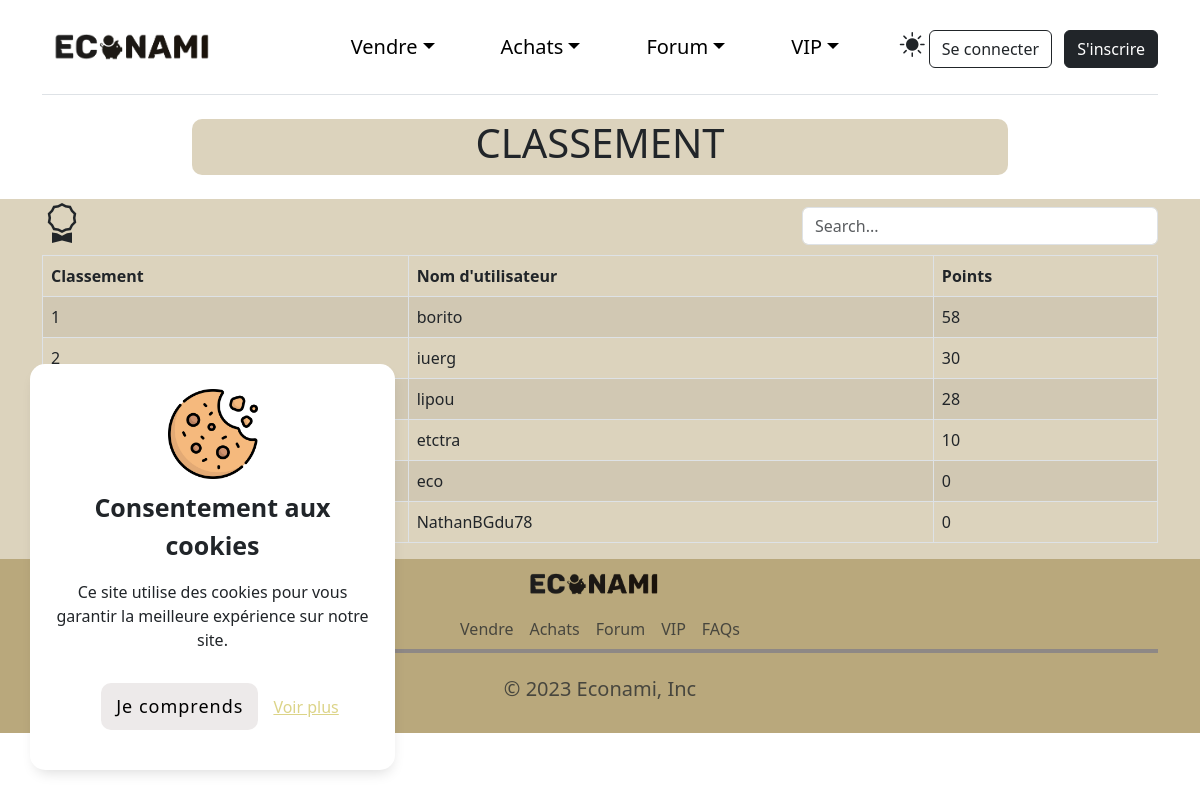
Page /classement.php on the committed database.
### tables this page shows
CREATE TABLE `users` (
  `id` int(11) NOT NULL AUTO_INCREMENT,
  `age` varchar(10) DEFAULT NULL,
  `points` int(11) DEFAULT 0,
  `email` varchar(255) DEFAULT NULL,
  `password` varchar(255) DEFAULT NULL,
  `pseudo` varchar(50) DEFAULT NULL,
  `image` varchar(255) DEFAULT NULL,
  `nom` varchar(50) DEFAULT NULL,
  `prenom` varchar(50) DEFAULT NULL,
  `newsletter` varchar(5) DEFAULT NULL,
  `type` int(11) DEFAULT 0,
  `solde` float DEFAULT 0,
  PRIMARY KEY (`id`)
);

### classement.php (the view, shortened to what this page needs)
<?php session_start();
include('include/db.php');
$q = 'SELECT pseudo, points, ROW_NUMBER() OVER (ORDER BY points DESC) AS classement
FROM users
ORDER BY points DESC
LIMIT 100';
$req = $bdd->prepare($q);
$req->execute();
$req_classementUsers = $req->fetchAll();
include('include/head.php');
?>
 </head>
 <?php
		if(isset($_COOKIE['theme'])){
			if($_COOKIE["theme"] == "dark") {
				$background_white = "#454D67";
				$background_marron = "#92A7B0";
				$background_marronClaire = "#3B5D6B";
				$background_Jaune= "#92A7B0";
				$background_PAG= "#92A7B0";
				$background_btn = "#585A56";
				$border_btn = "#585A56";
			} else {
				$background_white = "white";
				$background_marron = "rgba(185, 168, 124)";
				$background_marronClaire = "rgba(185, 168, 124, 0.5)";
				$background_Jaune= "#DCD488";
				$background_btn = "#B9A87C";
				$border_btn = "#B9A87C";
			}
		}else{
			$background_white = "white";
			$background_marronClaire = "rgba(185, 168, 124, 0.5)";
		}
	?>
<body style="background-color: <?= $background_white?>;">
	<?php include 'include/header.php' ?>
	<main>
		<div class="row">
			<div class="col-2"></div>
			<div class="col-8 mb-4" style="background-color: <?= $background_marronClaire?>; border-radius: 10px;">
				<h1 class="text-center">
					CLASSEMENT
				</h1>
			</div>
		</div>
		<div class="container-fluid" style="background-color: <?= $background_marronClaire?>;">
			<div class="container">
				<div class="row forum__accueil__line">
					<div class="col-8">
						<h1 class="forum__accueil__h1">
							<i class="bi bi-award"></i>
						</h1>
					</div>
					<div class="col-4">
						<form class="mt-2" role="search">
							<input type="search" class="form-control" placeholder="Search..." id="search_user_input" aria-label="Search"oninput="searchUser()">
						</form>
					</div>
				</div>
				<div class="row" id="users_list">
					<div class="col-12">
						<table class="table table-striped table-bordered">
							<thead>
								<tr>
									<th scope="col">Classement</th>
									<th scope="col">Nom d'utilisateur</th>
									<th scope="col">Points</th>
								</tr>
							</thead>
							<tbody>
								<?php foreach($req_classementUsers as $user): ?>
									<tr>
										<td><?= $user['classement']?></td>
										<td><?= $user['pseudo'] ?></td>
										<td><?= $user['points'] ?></td>
									</tr>
								<?php endforeach; ?>
							</tbody>
						</table>
					</div>
				</div>
			</div>
		</div>
</main>
<?php include 'include/footer.php' ?>
</body>
</html>

### include/head.php (shortened to what this page needs)
<!DOCTYPE html>
<html>
	<head>
		<link rel="stylesheet" href="bootstrap/css/bootstrap.min.css">
		<link rel="stylesheet" type="text/css" href="css/styleindex.css">
		<link rel="stylesheet" type="text/css" href="css/style.css">
		<link rel="stylesheet" type="text/css" href="css/fonts.css">
		<link href="https://cdn.jsdelivr.net/npm/bootstrap@5.3.0-alpha1/dist/css/bootstrap.min.css" rel="stylesheet">
		<link rel="stylesheet"
		href="https://cdnjs.cloudflare.com/ajax/libs/OwlCarousel2/2.3.4/assets/owl.theme.default.min.css"
 />
    	<link rel="stylesheet" href="https://cdn.jsdelivr.net/npm/bootstrap-icons@1.10.3/font/bootstrap-icons.css">
	</head>

### include/header.php (shortened to what this page needs)
<link rel="stylesheet" href="bootstrap/css/bootstrap.min.css">
<link rel="stylesheet" type="text/css" href="css/style.css">
<link rel="stylesheet" type="text/css" href="css/light.css">
<link rel="stylesheet" href="https://cdn.jsdelivr.net/npm/bootstrap-icons@1.3.0/font/bootstrap-icons.css" />
<?php if(isset($_SESSION['email'])){ ?>
<?php
include('include/db.php');
if(isset($_SESSION['id'])){
	$q = 'SELECT * FROM users WHERE id = ?';
	$req = $bdd->prepare($q);
	$req->execute([$_SESSION['id']]);
	$avatar = $req->fetch();
}
$chemin_avatar = null;
if(isset($avatar['image'])){
	$chemin_avatar = 'avatar/' .  $avatar['image'];
}else{
	$chemin_avatar = 'avatar/defaut/icon_profil.svg';
}
?>
	<div class="container">
<header class="d-flex flex-wrap align-items-center justify-content-center justify-content-md-between py-3 mb-4 border-bottom">
		<a href="index.php" class="d-flex align-items-center col-md-3 mb-2 mb-md-0 text-dark text-decoration-none">
			<img class="bi me-2" src="images/econami.png" alt="Logo econami" height="60px">
		</a>
		<nav class="navbar navbar-expand-lg">
			<button class="navbar-toggler" type="button" data-bs-toggle="collapse" data-bs-target="#navbarNav" aria-controls="navbarNav" aria-expanded="false" aria-label="Toggle navigation">
                <img src="images/burger_menu.svg">
            </button>
            <div class="collapse navbar-collapse" id="navbarNav">
				<ul class="nav col-12 col-md-auto mb-2 mb-md-0">
				<li>
					<a id="titreC" style="color: black;" class="nav-link px-2 link space nav-link dropdown-toggle size">Vendre</a>
					<ul class="sub-menu dropdown-menu">
						<li>
							<a href="vente.php" title="Ouvrir" class="dropdown dropdown-item">Déposer une annonce</a>
						</li>
						<li>
							<a href="vente_info.php" title="Ouvrir" class="dropdown dropdown-item">Info</a>
						</li>
					</ul>
				</li>
				<li>
					<a style="color: black;" class="nav-link px-2 link space nav-link dropdown-toggle size">Achats</a>
					<ul class="sub-menu dropdown-menu">
						<li>
							<a href="achats.php" title="Ouvrir" class="dropdown dropdown-item">Recherche</a>
						</li>
						<li>
							<a href="achatsTop.php" title="Ouvrir" class="dropdown dropdown-item">TOP</a>
						</li>
						<li>
							<a href="achats_ventePrivee.php" title="Ouvrir" class="dropdown dropdown-item">Vente privée</a>
						</li>
					</ul>
				</li>
				<li>
					<a style="color: black;" class="nav-link px-2 link space nav-link dropdown-toggle size">Forum</a>
					<ul class="sub-menu dropdown-menu">
						<li>
							<a href="forum_accueil.php" title="Ouvrir" class="dropdown dropdown-item">Accueil</a>
						</li>
						<li>
							<a href="forum.php" title="Ouvrir" class="dropdown dropdown-item">Catégories</a>
						</li>
						<li>
							<a href="forum_question.php" title="Ouvrir" class="dropdown dropdown-item">Questions</a>
						</li>
					</ul>
				</li>
				<li>
					<a style="color: black;" class="nav-link px-2 link nav-link dropdown-toggle size">VIP</a>
					<ul class="sub-menu dropdown-menu">
						<li>
							<a href="point.php" title="Ouvrir" class="dropdown dropdown-item">Points</a>
						</li>
						<li>
							<a href="AvantageVip.php" title="Ouvrir" class="dropdown dropdown-item">Avantage</a>
						</li>
						<li>
							<a href="classement.php" title="Ouvrir" class="dropdown dropdown-item">Classement</a>
						</li>
					</ul>
				</li>
				</ul>
			</div>
		</nav>
		<div class="col-xl-3 text-end col-md-1 col-3">
			<?php
			if(isset($_SESSION['email'])){
					if(isset($_SESSION['type']) && $_SESSION['type'] === '1'){
						?>
						<div class="dropdown">
          					<a href="#" class="d-block link-dark text-decoration-none dropdown-toggle" data-bs-toggle="dropdown" aria-expanded="false">
            					<img src="<?= $chemin_avatar ?>" alt="mdo" width="32" height="32" class="rounded-circle">
          					</a>
          					<ul class="dropdown-menu text-small end-0 ms-xl-5">
          						<li><div class="dropdown-item">Solde : <?= $avatar['solde'] ?> €</div></li>
          						<li><a class="dropdown-item" href="panier.php">Panier</a></li>
            					<li><a class="dropdown-item" href="profil.php">Profil</a></li>
        					    <li><a class="dropdown-item" href="paramètres.php">Paramètres</a></li>
            					<li><a class="dropdown-item">
            						<?php
            						if(isset($_COOKIE['theme'])){
            							if($_COOKIE["theme"] == "dark"){
            						?>
            							<i class="bi bi-moon light" id="toggleDark"></i>
            						<?php
            							}else{
            						?>
            							<i class="bi bi-brightness-high-fill light" id="toggleDark"></i>
            						<?php
            							}
            						}else{
            							?>
            							<i class="bi bi-brightness-high-fill light" id="toggleDark"></i>
            						<?php
            						}
            						?>
            					</a></li>
            					<li><hr class="dropdown-divider"></li>
            					<li><a href="back_admin.php" class="dropdown-item">Administrateur</a></li>
            					<li><a class="dropdown-item" href="deconnexion.php">Déconnexion</a></li>
          					</ul>
          				</div>
						<?php
					}else{
						?>
						<div class="dropdown">
          					<a href="#" class="d-block link-dark text-decoration-none dropdown-toggle" data-bs-toggle="dropdown" aria-expanded="false">
            					<img src="<?= $chemin_avatar ?>" alt="mdo" width="32" height="32" class="rounded-circle">
          					</a>
          					<ul class="dropdown-menu text-small end-0 ms-xl-5">
          						<li><div class="dropdown-item">Solde : <?= $avatar['solde'] ?> €</div></li>
          						<li><a class="dropdown-item" href="panier.php">Panier</a></li>
            					<li><a class="dropdown-item" href="profil.php">Profil</a></li>
        					    <li><a class="dropdown-item" href="paramètres.php">Paramètres</a></li>
            					<li><a class="dropdown-item">
            						<?php
            						if(isset($_COOKIE['theme'])){
            							if($_COOKIE["theme"] == "dark"){
            						?>
            							<i class="bi bi-moon light" id="toggleDark"></i>
            						<?php
            							}else{
            						?>
            							<i class="bi bi-brightness-high-fill light" id="toggleDark"></i>
            						<?php
            							}
            						}else{
            							?>
            							<i class="bi bi-brightness-high-fill light" id="toggleDark"></i>
            						<?php
            						}
            						?>
            					</a></li>
            					<li><hr class="dropdown-divider"></li>
            					<li><a class="dropdown-item" href="deconnexion.php">Déconnexion</a></li>
          					</ul>
          				</div><?php
					}
				}else{
					echo '<button type="button" class="btn btn-outline-dark me-2"><a href="connexion.php" class="dropdown dropdown-item">Se connecter</a></button>';
					echo '<button type="button" class="btn btn-dark"><a href="inscription.php" class="dropdown dropdown-item">S\'inscrire</a></button>';
				}
			?>
			</div>
		</div>
</header>
</div>
<?php }else{ ?>
<div class="container">
<header class="d-flex flex-wrap align-items-center justify-content-center justify-content-md-between py-3 mb-4 border-bottom">
		<a href="index.php" class="d-flex align-items-center col-md-3 mb-2 mb-md-0 text-dark text-decoration-none">
			<img class="bi me-2" src="images/econami.png" alt="Logo econami" height="60px">
		</a>
		<nav class="navbar navbar-expand-lg">
        <div class="collapse navbar-collapse" id="navbarNav">
			<ul class="nav col-12 col-md-auto mb-2 justify-content-center mb-md-0">
				<li>
					<a style="color: black;" class="nav-link px-2 link space nav-link dropdown-toggle size">Vendre</a>
				</li>
				<li>
					<a style="color: black;" class="nav-link px-2 link space nav-link dropdown-toggle size">Achats</a>
				</li>
				<li>
					<a style="color: black;" class="nav-link px-2 link space nav-link dropdown-toggle size">Forum</a>
				</li>
				<li>
					<a style="color: black;" class="nav-link px-2 link nav-link dropdown-toggle size">VIP</a>
				</li>
			</ul>
		</div>
		</nav>
		<div class="col-md-3 text-end">
			<?php
			if(isset($_COOKIE['theme'])){
				if($_COOKIE["theme"] == "dark"){
					?>
					<i class="bi bi-moon light" id="toggleDark"></i>
					<?php
				}else{
					?>
					<i class="bi bi-brightness-high-fill light" id="toggleDark"></i>
					<?php
				}
			}else{
				?>
				<i class="bi bi-brightness-high-fill light" id="toggleDark"></i>
				<?php
			}
			?>
			<button type="button" class="btn btn-outline-dark me-2"><a href="connexion.php" class="dropdown dropdown-item">Se connecter</a></button>
			<button type="button" class="btn btn-dark"><a href="inscription.php" class="dropdown dropdown-item">S'inscrire</a></button>
		</div>
</header>
</div>
<?php } ?>

### include/footer.php (shortened to what this page needs)
<?php
if(isset($_COOKIE['accept_cookie'])){
  $showcookie = false;
}else{
  $showcookie = true;
}
if($showcookie){ ?>
  <div class="wrapper_cookie" style="
  <?php
  if(isset($_COOKIE['theme']) && $_COOKIE['theme'] == "dark"){
    ?>
    background-color: <?= $background_white ?>;
    <?php
  }
  ?>
  ">
    <img src="images/cookie.png" alt="cookie">
    <div class="content">
      <p class="head_cookie">Consentement aux cookies</p>
      <p>Ce site utilise des cookies pour vous garantir la meilleure expérience sur notre site.</p>
      <div class="buttons_cookie">
        <button class="btn__link" style="padding: 10px 15px; font-weight: 500;">Je comprends</button>
        <a href="" class="item_cookie" style="
        <?php
        if(isset($_COOKIE['theme']) && $_COOKIE['theme'] == "dark"){
          ?>
          color: <?= $background_Jaune ?>;
          <?php
        }
        ?>
        " data-bs-toggle="modal" data-bs-target="#exampleModal">Voir plus</a>
      </div>
    </div>
  </div>
<?php
}
?>
<footer style="
<?php
if(isset($_COOKIE['theme']) && $_COOKIE['theme'] == "dark"){
  ?>
  background-color: <?= $background_marron ?>;
  <?php
}else{
?>
  background-color: rgb(185, 168, 124);
<?php
}
?>
">
  <div class="container">
    <div class="col-12 text-center">
      <a href="index.php" class="">
        <img class="bi me-2" src="images/econami.png" alt="Logo econami" height="50px">
     </a>
    </div>
    <ul class="nav justify-content-center">
      <li class="nav-item"><a href="vente.php" class="nav-link px-2 text-muted">Vendre</a></li>
      <li class="nav-item"><a href="achats.php" class="nav-link px-2 text-muted">Achats</a></li>
      <li class="nav-item"><a href="forum_accueil.php" class="nav-link px-2 text-muted">Forum</a></li>
      <li class="nav-item"><a href="point.php" class="nav-link px-2 text-muted">VIP</a></li>
      <li class="nav-item"><a href="forum_question.php" class="nav-link px-2 text-muted">FAQs</a></li>
    </ul>
    <div class="line_footer"></div>
    <br>
    <h5 class="text-center text-muted">© 2023 Econami, Inc</h5>
    <br>
  </div>
</footer>

### css/styleindex.css (style rules this page uses)
body { overflow-x: hidden; }

### css/style.css (style rules this page uses)
header li a { display: block; padding: 20px; margin-right: 10px; }
.space { display: block; margin-right: 50px; }
header li a { display: block; padding: 20px; }
.size { font-size: 20px; }

### css/light.css (style rules this page uses)
.light { font-size: 25px; cursor: pointer; transform: translate(-50%, -50%); }

### classement.php (style rules this page uses)
body { overflow-x: hidden; }

### include/footer.php (style rules this page uses)
.wrapper_cookie { position: fixed; bottom: 30px; left: 30px; max-width: 365px; background: #fff; padding: 25px 25px 25px 25px; border-radius: 15px; box-shadow: 1px 7px 14px -5px rgba(0,0,0,0.15); text-align: center; }
.wrapper_cookie img { max-width: 90px; }
.content .head_cookie { font-size: 25px; font-weight: 600; }
.content { margin-top: 10px; }
.content .buttons_cookie { display: flex; align-items: center; justify-content: center; }
.item_cookie { color: #DCD488; font-weight: 500; transition: ease-out 0.5s; }
.btn__link { position: relative; display: inline-block; margin: 15px; padding: 15px 30px; text-align: center; font-size: 18px; letter-spacing: 1px; text-decoration: none; color: black; background: transparent; cursor: pointer; transition: ease-out 0.5s; border: none; border-radius: 10px; box-shadow: inset 0 0 0 0 #DCD488; background-color: #EDEAEA; }
.line_footer { height: 2px; object-fit: cover; border: 2px solid #8e8885; }

### rows in the picture
users: classement "1", pseudo "borito", points "58"
users: classement "2", pseudo "iuerg", points "30"
users: pseudo "lipou", points "28"
users: pseudo "etctra", points "10"
users: pseudo "eco", points "0"
users: pseudo "NathanBGdu78", points "0"
